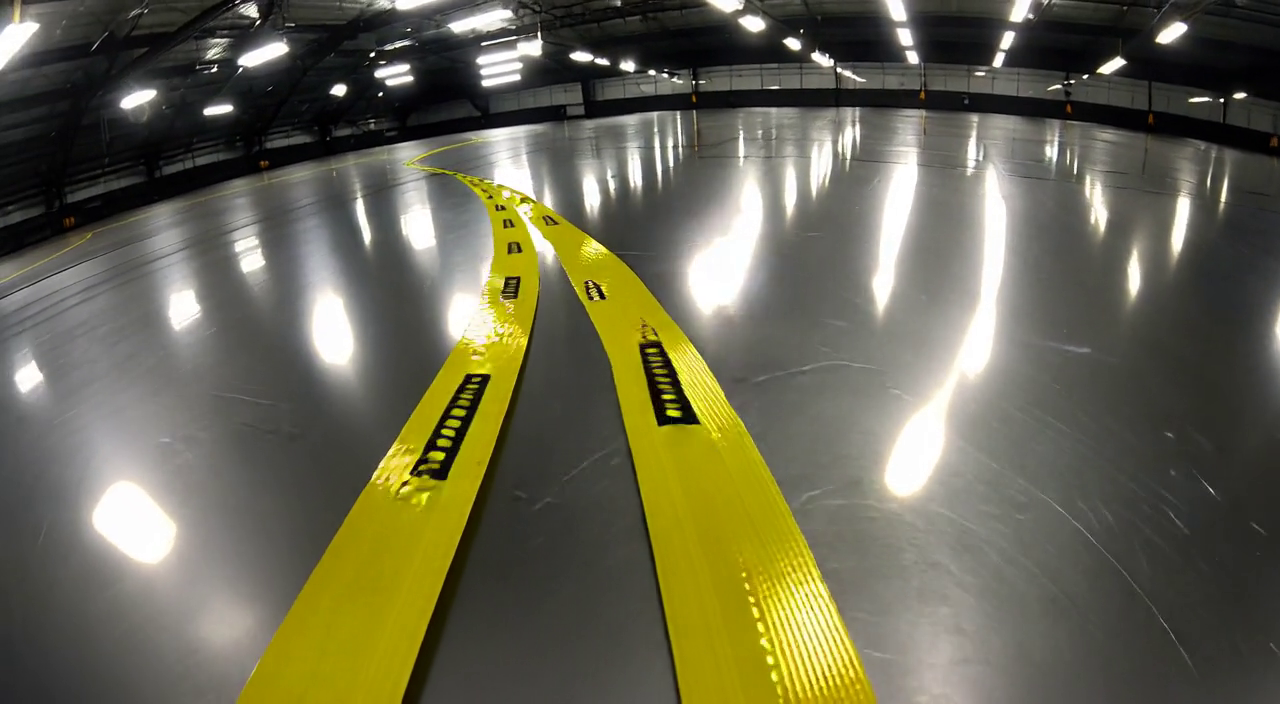
#> input picture frame 30 of videos/path_glare.mp4, 1280 x 704 px, given in place of path_asphalt.mp4, which was not available
$ python create_additional_plots.py
#> lines starting #> are read from the running program, lines starting #| are printed output that depends on the picture; after the words box and inside, x2 and y2 are one past the last pixel; in counts of white or black regions, pixels touching at a corner belong together; pictures that were not available may be replaced by others from this repository, and a replacement may not be noted
import pandas as pd
import matplotlib.pyplot as plt
import numpy as np
import cv2

# Publication-quality plot settings
plt.rcParams['font.family'] = 'sans-serif'
plt.rcParams['font.sans-serif'] = ['Arial', 'Helvetica']
plt.rcParams['font.size'] = 14
plt.rcParams['axes.labelsize'] = 16
plt.rcParams['axes.titlesize'] = 18
plt.rcParams['xtick.labelsize'] = 14
plt.rcParams['ytick.labelsize'] = 14
plt.rcParams['legend.fontsize'] = 14
plt.rcParams['figure.titlesize'] = 20
plt.rcParams['lines.linewidth'] = 2.5
plt.rcParams['axes.linewidth'] = 1.5
plt.rcParams['grid.linewidth'] = 0.8
plt.rcParams['grid.alpha'] = 0.3

# Color scheme
SCENARIO_COLORS = {
    'baseline': '#27AE60',    # Green
    'glare': '#F39C12',       # Orange
    'mars': '#8E44AD'         # Purple
}

# Perception constants (from vision_controller.py)
YELLOW_LOWER = np.array([15, 100, 100])
YELLOW_UPPER = np.array([35, 255, 255])


def reconstruct_path_from_odometry(csv_file, wheel_base=0.052):
    """
    Reconstruct 2D path from differential drive odometry.

    Args:
        csv_file: Path to CSV with odometry data
        wheel_base: Distance between wheels in meters (e-puck = 0.052m)

    Returns:
        x, y: Arrays of position coordinates
    """
    df = pd.read_csv(csv_file)

    # Initialize pose
    x, y, theta = [0], [0], [0]

    # Differential drive kinematics
    for i in range(1, len(df)):
        # Get odometry deltas (already in meters from wheel encoder * radius)
        dl = df['Odom_L'].iloc[i] - df['Odom_L'].iloc[i-1]
        dr = df['Odom_R'].iloc[i] - df['Odom_R'].iloc[i-1]

        # Compute forward and angular displacement
        ds = (dl + dr) / 2.0  # Forward distance
        dtheta = (dr - dl) / wheel_base  # Angular change

        # Update pose (using midpoint integration)
        theta_new = theta[-1] + dtheta
        x_new = x[-1] + ds * np.cos(theta[-1] + dtheta/2)
        y_new = y[-1] + ds * np.sin(theta[-1] + dtheta/2)

        x.append(x_new)
        y.append(y_new)
        theta.append(theta_new)

    return np.array(x), np.array(y)


def create_trajectory_comparison():
    """Create path trajectory comparison plot"""

    scenarios = [
        ('data/data_baseline.csv', 'Baseline (Asphalt)', 'baseline'),
        ('data/data_glare.csv', 'Glare Condition', 'glare'),
        ('data/data_mars.csv', 'Mars Terrain', 'mars')
    ]

    fig, ax = plt.subplots(1, 1, figsize=(14, 8))
    fig.suptitle('Robot Path Reconstruction from Odometry:\nGenAI Video Testing Across Scenarios',
                 fontsize=22, fontweight='bold')

    for csv_file, name, key in scenarios:
        x, y = reconstruct_path_from_odometry(csv_file)

        # Plot trajectory
        ax.plot(x, y, color=SCENARIO_COLORS[key], linewidth=3.0,
                label=name, alpha=0.85)

        # Mark start and end points
        ax.scatter(x[0], y[0], color=SCENARIO_COLORS[key], s=150,
                  marker='o', edgecolor='black', linewidth=2, zorder=10)
        ax.scatter(x[-1], y[-1], color=SCENARIO_COLORS[key], s=150,
                  marker='s', edgecolor='black', linewidth=2, zorder=10)
#> this loop made 3 passes; (reads data/data_baseline.csv from the repository)

    # Add start/end indicators to legend
    ax.scatter([], [], color='gray', s=150, marker='o',
              edgecolor='black', linewidth=2, label='Start Position')
    ax.scatter([], [], color='gray', s=150, marker='s',
              edgecolor='black', linewidth=2, label='End Position')

    ax.set_xlabel('X Position (m)', fontweight='bold')
    ax.set_ylabel('Y Position (m)', fontweight='bold')
    ax.set_title('Reconstructed 2D Trajectories from Wheel Odometry',
                fontsize=18, pad=15)
    ax.grid(True, alpha=0.3, linestyle='-', linewidth=0.8)
    ax.legend(loc='best', framealpha=0.95, edgecolor='black', fancybox=False)
    ax.set_aspect('equal', adjustable='box')
    ax.spines['top'].set_visible(False)
    ax.spines['right'].set_visible(False)

    plt.tight_layout()

    output_file = 'figures/trajectory_comparison.png'
    plt.savefig(output_file, dpi=300, bbox_inches='tight',
                facecolor='white', edgecolor='none')
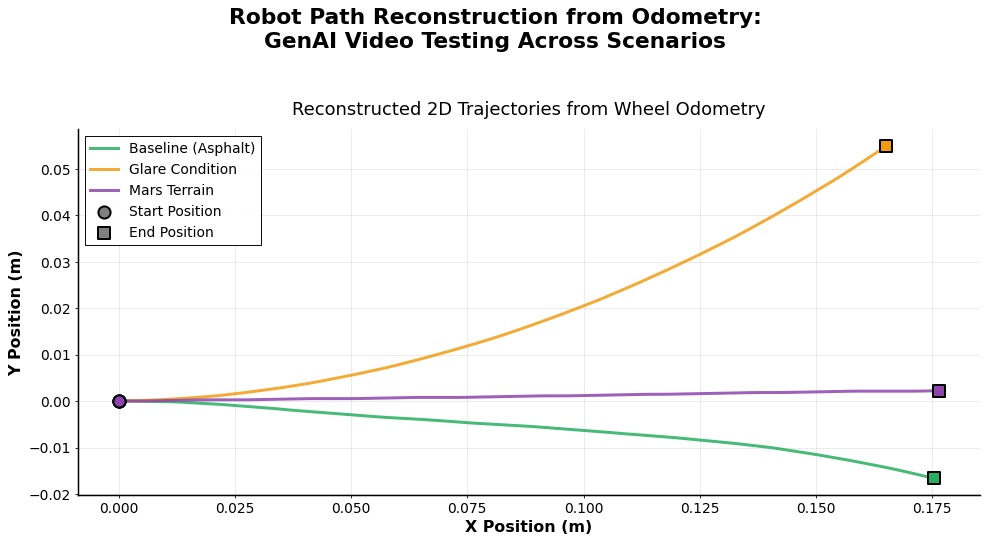
#> figure drawn by matplotlib, 1 panel; curve peaks at x = 0, y = 0; curve peaks at x = 0.165, y = 0.0549; curve peaks at x = 0.176, y = 0.00222
    print(f'✓ Saved: {output_file}')
    plt.close()


def create_perception_visualization():
    """Create video frame + detection overlay visualization"""

    scenarios = [
        ('videos/path_asphalt.mp4', 'Baseline (Asphalt)', 'baseline', 30),
        ('videos/path_glare.mp4', 'Glare Condition', 'glare', 30),
        ('videos/path_mars.mp4', 'Mars Terrain', 'mars', 30)
    ]

    fig, axes = plt.subplots(3, 3, figsize=(18, 12))
    fig.suptitle('Vision Perception Pipeline: GenAI Video Processing',
                 fontsize=24, fontweight='bold', y=0.98)

    column_titles = ['Original Video Frame', 'HSV Yellow Detection Mask', 'Detected Line Centroid']

    for row_idx, (video_path, scenario_name, key, frame_num) in enumerate(scenarios):
        # Read video
        cap = cv2.VideoCapture(video_path)

        # Skip to desired frame
        cap.set(cv2.CAP_PROP_POS_FRAMES, frame_num)
        ret, frame = cap.read()
#> frame is the input picture: shape (704, 1280, 3); mean B, G, R 80.2, 102.4, 104.5
        cap.release()

        if not ret:
            print(f'✗ Could not read frame from {video_path}')
            continue

        # COLUMN 1: Original frame
        frame_rgb = cv2.cvtColor(frame, cv2.COLOR_BGR2RGB)
        axes[row_idx, 0].imshow(frame_rgb)
        axes[row_idx, 0].axis('off')
        if row_idx == 0:
            axes[row_idx, 0].set_title(column_titles[0], fontsize=16,
                                       fontweight='bold', pad=10)
        axes[row_idx, 0].text(0.02, 0.98, scenario_name,
                             transform=axes[row_idx, 0].transAxes,
                             fontsize=16, fontweight='bold', color='white',
                             verticalalignment='top',
                             bbox=dict(boxstyle='round', facecolor=SCENARIO_COLORS[key],
                                      alpha=0.8, edgecolor='black', linewidth=2))

        # COLUMN 2: HSV mask
        hsv = cv2.cvtColor(frame, cv2.COLOR_BGR2HSV)
#> hsv: shape (704, 1280, 3); mean H, S, V 37.4, 51.9, 105.1
        mask = cv2.inRange(hsv, YELLOW_LOWER, YELLOW_UPPER)
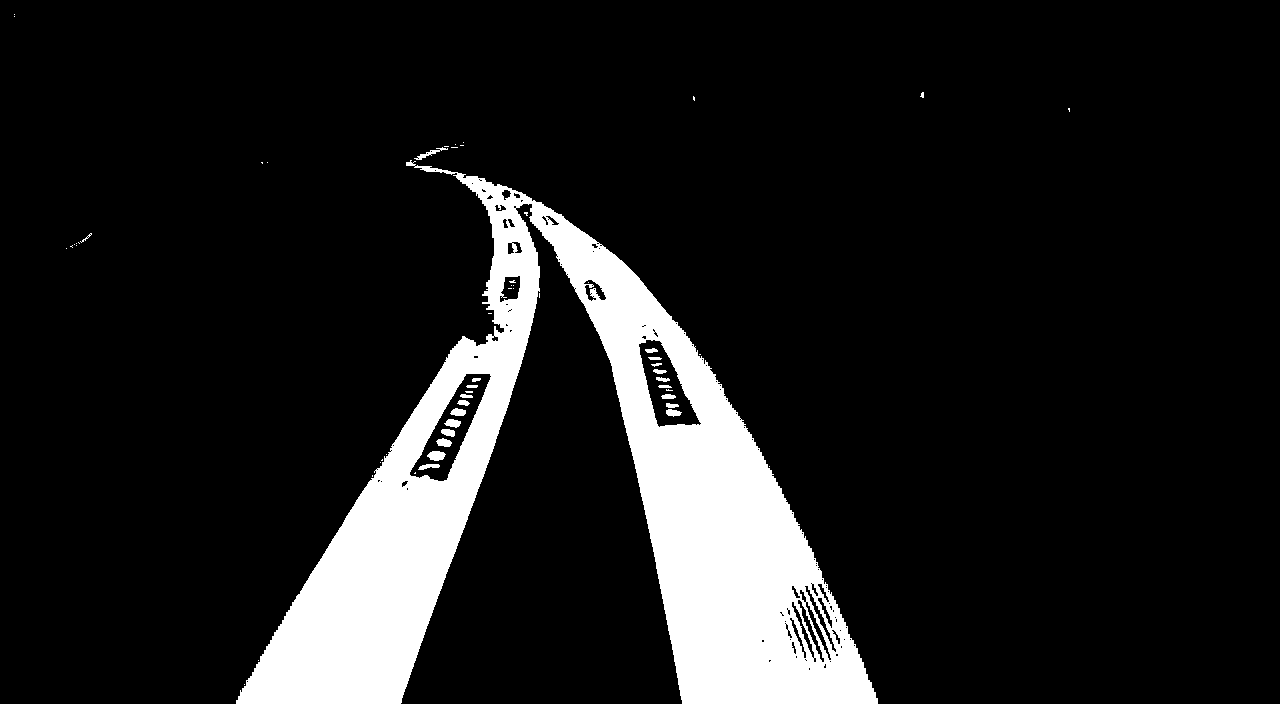
#> mask: shape (704, 1280); 11.8% white; 60 white regions (38 under 20 px), largest, box (x1, y1, x2, y2) and area: (236, 160, 878, 704) 104865, (427, 451, 446, 461) 139, (414, 147, 448, 160) 110
        axes[row_idx, 1].imshow(mask, cmap='gray')
        axes[row_idx, 1].axis('off')
        if row_idx == 0:
            axes[row_idx, 1].set_title(column_titles[1], fontsize=16,
                                       fontweight='bold', pad=10)

        # COLUMN 3: Detection overlay
        moments = cv2.moments(mask)
#> moments = moments, m00 27117465, centre m10/m00, m01/m00 = (572.5, 511.8)
        height, width = mask.shape
#> height = 704; width = 1280

        overlay = frame_rgb.copy()
        if moments['m00'] > 0:
            cx = int(moments['m10'] / moments['m00'])
#> cx = 572
            cy = int(moments['m01'] / moments['m00'])
#> cy = 511

            # Draw vertical line at centroid
            cv2.line(overlay, (cx, 0), (cx, height), (0, 255, 0), 4)

            # Draw center reference line
            center_x = width // 2
#> center_x = 640
            cv2.line(overlay, (center_x, 0), (center_x, height), (255, 0, 0), 3)

            # Draw circle at centroid
            cv2.circle(overlay, (cx, cy), 15, (0, 255, 0), -1)
            cv2.circle(overlay, (cx, cy), 15, (0, 0, 0), 3)

            # Calculate and display error
            error = (cx - width/2) / (width/2)
#> error = -0.106
            error_text = f'Error: {error:+.4f}'
#> error_text = 'Error: -0.1062'
            cv2.putText(overlay, error_text, (10, height - 20),
                       cv2.FONT_HERSHEY_SIMPLEX, 1.2, (255, 255, 255), 3)
            cv2.putText(overlay, error_text, (10, height - 20),
                       cv2.FONT_HERSHEY_SIMPLEX, 1.2, (0, 255, 0), 2)
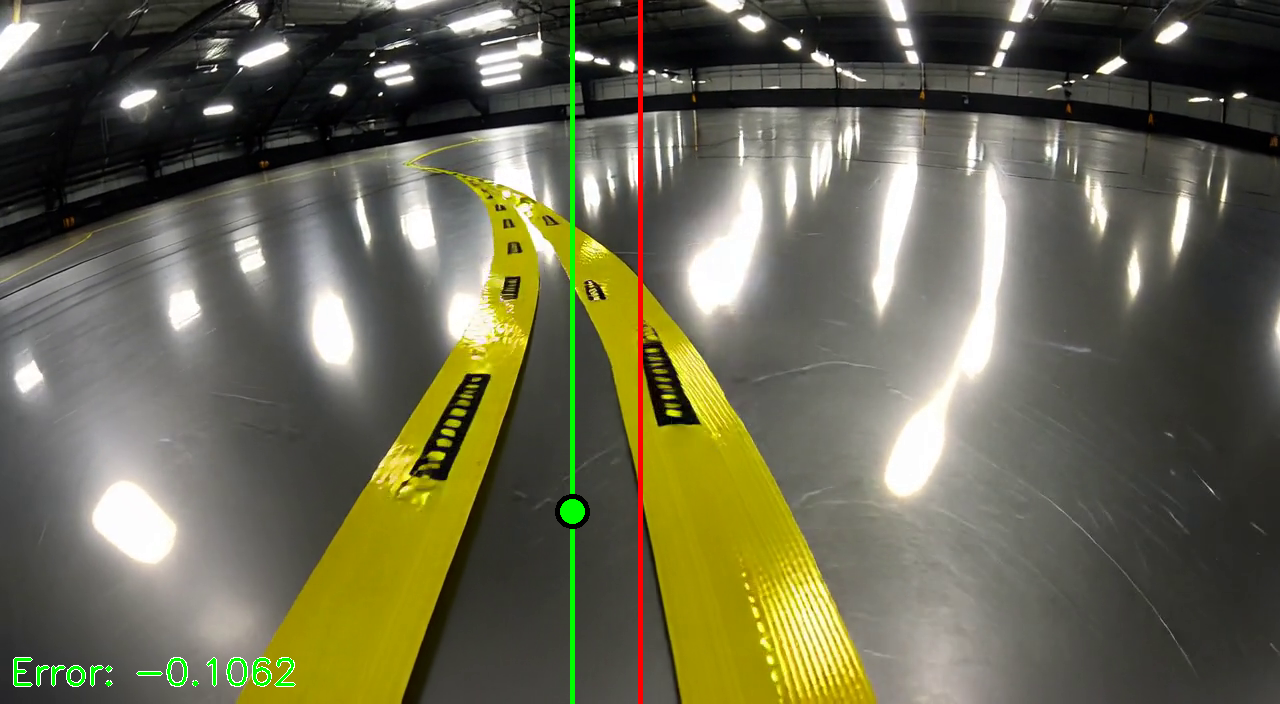
#> overlay: shape (704, 1280, 3); mean R, G, B 104.8, 103.2, 79.8

        axes[row_idx, 2].imshow(overlay)
        axes[row_idx, 2].axis('off')
        if row_idx == 0:
            axes[row_idx, 2].set_title(column_titles[2], fontsize=16,
                                       fontweight='bold', pad=10)

        # Add legend to first row
        if row_idx == 0:
            from matplotlib.patches import Patch
            legend_elements = [
                Patch(facecolor='lime', edgecolor='black', label='Detected Line'),
                Patch(facecolor='red', edgecolor='black', label='Image Center')
            ]
            axes[row_idx, 2].legend(handles=legend_elements, loc='upper right',
                                   framealpha=0.9, edgecolor='black')

    plt.tight_layout(rect=[0, 0, 1, 0.97])

    output_file = 'figures/perception_visualization.png'
    plt.savefig(output_file, dpi=300, bbox_inches='tight',
                facecolor='white', edgecolor='none')
    print(f'✓ Saved: {output_file}')
    plt.close()


# Main execution
if __name__ == "__main__":
    print("=" * 60)
    print("Generating Additional Validation Visualizations")
    print("=" * 60)

    print("\n[1/2] Creating trajectory comparison plot...")
    try:
        create_trajectory_comparison()
    except Exception as e:
        print(f'✗ Error creating trajectory plot: {e}')
        import traceback
        traceback.print_exc()

    print("\n[2/2] Creating perception visualization...")
    try:
        create_perception_visualization()
    except Exception as e:
        print(f'✗ Error creating perception visualization: {e}')
        import traceback
        traceback.print_exc()

    print("\n" + "=" * 60)
    print("Additional visualizations complete!")
    print("=" * 60)
    print("\nGenerated files:")
    print("  • figures/trajectory_comparison.png")
    print("  • figures/perception_visualization.png")
